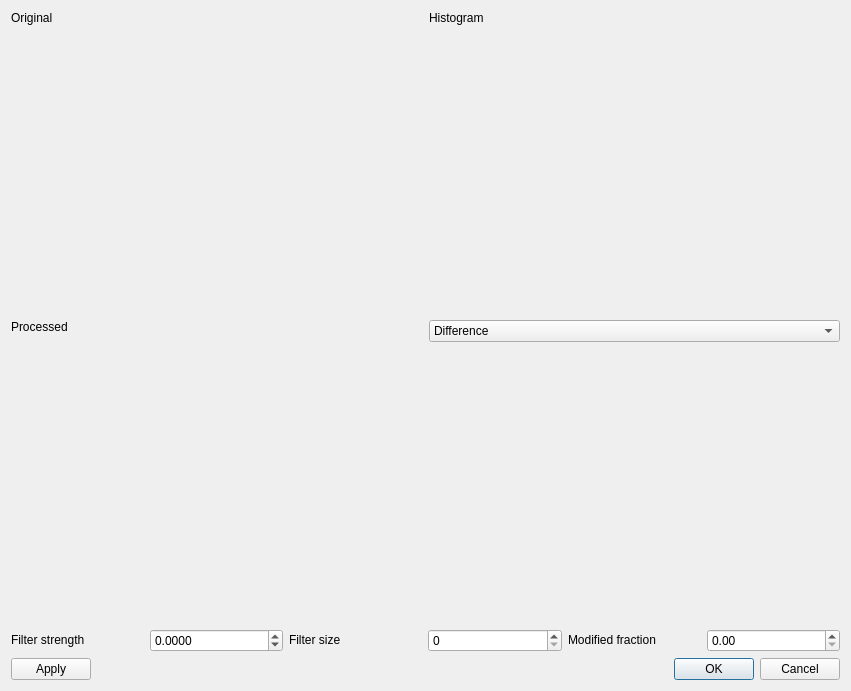
<?xml version="1.0" encoding="UTF-8"?>
<ui version="4.0">
 <class>AdaptiveFilterDlg</class>
 <widget class="QDialog" name="AdaptiveFilterDlg">
  <property name="enabled">
   <bool>true</bool>
  </property>
  <property name="geometry">
   <rect>
    <x>0</x>
    <y>0</y>
    <width>851</width>
    <height>691</height>
   </rect>
  </property>
  <property name="sizePolicy">
   <sizepolicy hsizetype="Preferred" vsizetype="Preferred">
    <horstretch>0</horstretch>
    <verstretch>0</verstretch>
   </sizepolicy>
  </property>
  <property name="windowTitle">
   <string>Configure adaptive filter</string>
  </property>
  <layout class="QVBoxLayout" name="verticalLayout_2">
   <item>
    <layout class="QVBoxLayout" name="verticalLayout">
     <item>
      <layout class="QHBoxLayout" name="horizontalLayout">
       <item>
        <layout class="QVBoxLayout" name="verticalLayout_4">
         <item>
          <widget class="QLabel" name="label">
           <property name="sizePolicy">
            <sizepolicy hsizetype="Preferred" vsizetype="Maximum">
             <horstretch>0</horstretch>
             <verstretch>0</verstretch>
            </sizepolicy>
           </property>
           <property name="text">
            <string>Original</string>
           </property>
          </widget>
         </item>
         <item>
          <widget class="QtAddons::ImageViewerWidget" name="viewerOriginal" native="true">
           <property name="minimumSize">
            <size>
             <width>0</width>
             <height>256</height>
            </size>
           </property>
          </widget>
         </item>
        </layout>
       </item>
       <item>
        <layout class="QVBoxLayout" name="verticalLayout_6">
         <item>
          <widget class="QLabel" name="label_2">
           <property name="sizePolicy">
            <sizepolicy hsizetype="Preferred" vsizetype="Maximum">
             <horstretch>0</horstretch>
             <verstretch>0</verstretch>
            </sizepolicy>
           </property>
           <property name="text">
            <string>Histogram</string>
           </property>
          </widget>
         </item>
         <item>
          <widget class="QtAddons::Plotter" name="plotHistogram" native="true">
           <property name="minimumSize">
            <size>
             <width>0</width>
             <height>256</height>
            </size>
           </property>
          </widget>
         </item>
        </layout>
       </item>
      </layout>
     </item>
     <item>
      <layout class="QHBoxLayout" name="horizontalLayout_2">
       <item>
        <layout class="QVBoxLayout" name="verticalLayout_7">
         <item>
          <widget class="QLabel" name="label_3">
           <property name="sizePolicy">
            <sizepolicy hsizetype="Preferred" vsizetype="Maximum">
             <horstretch>0</horstretch>
             <verstretch>0</verstretch>
            </sizepolicy>
           </property>
           <property name="text">
            <string>Processed</string>
           </property>
          </widget>
         </item>
         <item>
          <widget class="QtAddons::ImageViewerWidget" name="viewerProcessed" native="true">
           <property name="minimumSize">
            <size>
             <width>0</width>
             <height>256</height>
            </size>
           </property>
          </widget>
         </item>
        </layout>
       </item>
       <item>
        <layout class="QVBoxLayout" name="verticalLayout_8">
         <item>
          <widget class="QComboBox" name="comboCompare">
           <property name="toolTip">
            <string>Selects information to display</string>
           </property>
           <item>
            <property name="text">
             <string>Difference</string>
            </property>
           </item>
           <item>
            <property name="text">
             <string>Change map</string>
            </property>
           </item>
          </widget>
         </item>
         <item>
          <widget class="QtAddons::ImageViewerWidget" name="viewerDifference" native="true">
           <property name="minimumSize">
            <size>
             <width>0</width>
             <height>256</height>
            </size>
           </property>
          </widget>
         </item>
        </layout>
       </item>
      </layout>
     </item>
     <item>
      <layout class="QHBoxLayout" name="horizontalLayout_4">
       <item>
        <widget class="QLabel" name="label_5">
         <property name="sizePolicy">
          <sizepolicy hsizetype="Preferred" vsizetype="Maximum">
           <horstretch>0</horstretch>
           <verstretch>0</verstretch>
          </sizepolicy>
         </property>
         <property name="text">
          <string>Filter strength</string>
         </property>
        </widget>
       </item>
       <item>
        <widget class="QDoubleSpinBox" name="spinFilterStrength">
         <property name="sizePolicy">
          <sizepolicy hsizetype="Minimum" vsizetype="Fixed">
           <horstretch>0</horstretch>
           <verstretch>0</verstretch>
          </sizepolicy>
         </property>
         <property name="decimals">
          <number>4</number>
         </property>
         <property name="minimum">
          <double>-100.000000000000000</double>
         </property>
        </widget>
       </item>
       <item>
        <widget class="QLabel" name="label_6">
         <property name="sizePolicy">
          <sizepolicy hsizetype="Preferred" vsizetype="Maximum">
           <horstretch>0</horstretch>
           <verstretch>0</verstretch>
          </sizepolicy>
         </property>
         <property name="text">
          <string>Filter size</string>
         </property>
        </widget>
       </item>
       <item>
        <widget class="QSpinBox" name="spinFilterSize"/>
       </item>
       <item>
        <widget class="QLabel" name="label_7">
         <property name="sizePolicy">
          <sizepolicy hsizetype="Preferred" vsizetype="Maximum">
           <horstretch>0</horstretch>
           <verstretch>0</verstretch>
          </sizepolicy>
         </property>
         <property name="text">
          <string>Modified fraction</string>
         </property>
        </widget>
       </item>
       <item>
        <widget class="QDoubleSpinBox" name="spinModifiedFraction"/>
       </item>
      </layout>
     </item>
    </layout>
   </item>
   <item>
    <layout class="QHBoxLayout" name="horizontalLayout_3">
     <item>
      <widget class="QPushButton" name="button_apply">
       <property name="text">
        <string>Apply</string>
       </property>
       <property name="checkable">
        <bool>false</bool>
       </property>
      </widget>
     </item>
     <item>
      <widget class="QDialogButtonBox" name="buttonBox">
       <property name="orientation">
        <enum>Qt::Horizontal</enum>
       </property>
       <property name="standardButtons">
        <set>QDialogButtonBox::Cancel|QDialogButtonBox::Ok</set>
       </property>
      </widget>
     </item>
    </layout>
   </item>
  </layout>
 </widget>
 <customwidgets>
  <customwidget>
   <class>QtAddons::ImageViewerWidget</class>
   <extends>QWidget</extends>
   <header location="global">imageviewerwidget.h</header>
   <container>1</container>
   <slots>
    <signal>levelsChanged(float,float)</signal>
   </slots>
  </customwidget>
  <customwidget>
   <class>QtAddons::Plotter</class>
   <extends>QWidget</extends>
   <header location="global">plotter.h</header>
   <container>1</container>
  </customwidget>
 </customwidgets>
 <resources/>
 <connections>
  <connection>
   <sender>buttonBox</sender>
   <signal>accepted()</signal>
   <receiver>AdaptiveFilterDlg</receiver>
   <slot>accept()</slot>
   <hints>
    <hint type="sourcelabel">
     <x>248</x>
     <y>254</y>
    </hint>
    <hint type="destinationlabel">
     <x>157</x>
     <y>274</y>
    </hint>
   </hints>
  </connection>
  <connection>
   <sender>buttonBox</sender>
   <signal>rejected()</signal>
   <receiver>AdaptiveFilterDlg</receiver>
   <slot>reject()</slot>
   <hints>
    <hint type="sourcelabel">
     <x>316</x>
     <y>260</y>
    </hint>
    <hint type="destinationlabel">
     <x>286</x>
     <y>274</y>
    </hint>
   </hints>
  </connection>
 </connections>
</ui>
